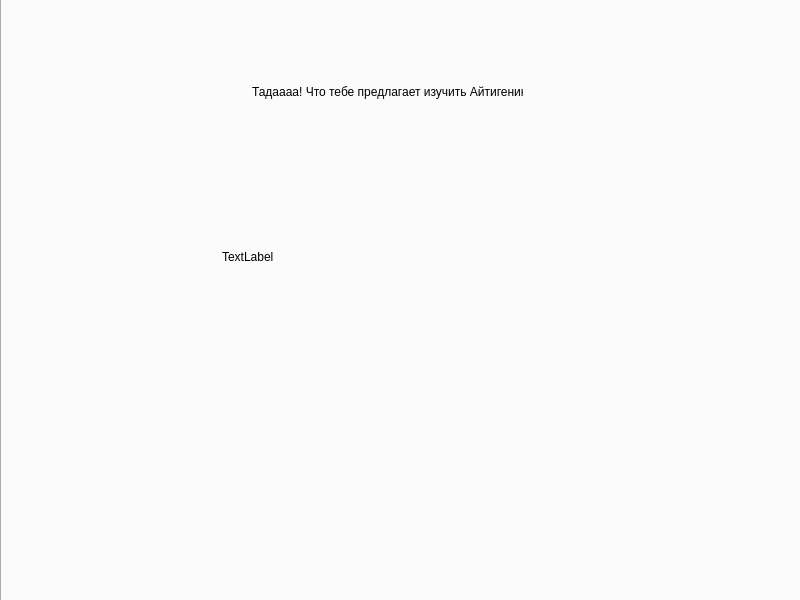
<?xml version="1.0" encoding="UTF-8"?>
<ui version="4.0">
 <class>Widget</class>
 <widget class="QWidget" name="Widget">
  <property name="geometry">
   <rect>
    <x>0</x>
    <y>0</y>
    <width>800</width>
    <height>600</height>
   </rect>
  </property>
  <property name="windowTitle">
   <string>Widget</string>
  </property>
  <widget class="QTabWidget" name="tabWidget">
   <property name="geometry">
    <rect>
     <x>0</x>
     <y>-30</y>
     <width>811</width>
     <height>661</height>
    </rect>
   </property>
   <property name="currentIndex">
    <number>4</number>
   </property>
   <widget class="QWidget" name="tab">
    <attribute name="title">
     <string>Tab 1</string>
    </attribute>
    <widget class="QLabel" name="label">
     <property name="geometry">
      <rect>
       <x>220</x>
       <y>80</y>
       <width>451</width>
       <height>271</height>
      </rect>
     </property>
     <property name="text">
      <string>Привет! меня зовут Айтигеник. Я помогу тебе выбрать направления в нашей школе. </string>
     </property>
    </widget>
    <widget class="QPushButton" name="pushButton">
     <property name="geometry">
      <rect>
       <x>370</x>
       <y>370</y>
       <width>151</width>
       <height>41</height>
      </rect>
     </property>
     <property name="text">
      <string>подбор направления </string>
     </property>
    </widget>
   </widget>
   <widget class="QWidget" name="tab_2">
    <attribute name="title">
     <string>Tab 2</string>
    </attribute>
    <widget class="QRadioButton" name="radioButton">
     <property name="geometry">
      <rect>
       <x>190</x>
       <y>170</y>
       <width>339</width>
       <height>19</height>
      </rect>
     </property>
     <property name="text">
      <string>Заниматься творчеством (рисовать, лепить, фантазировать)</string>
     </property>
    </widget>
    <widget class="QLabel" name="label_2">
     <property name="geometry">
      <rect>
       <x>190</x>
       <y>20</y>
       <width>441</width>
       <height>141</height>
      </rect>
     </property>
     <property name="text">
      <string>Подскажи, пожалуйста что тебе нравится больше?</string>
     </property>
    </widget>
    <widget class="QRadioButton" name="radioButton_2">
     <property name="geometry">
      <rect>
       <x>190</x>
       <y>210</y>
       <width>414</width>
       <height>19</height>
      </rect>
     </property>
     <property name="text">
      <string>Мечтаю программировать, изучать алгоритмы, запускать ракеты в космос!</string>
     </property>
    </widget>
    <widget class="QRadioButton" name="radioButton_3">
     <property name="geometry">
      <rect>
       <x>190</x>
       <y>250</y>
       <width>239</width>
       <height>19</height>
      </rect>
     </property>
     <property name="text">
      <string>Люблю творчество, и программирование!</string>
     </property>
    </widget>
    <widget class="QPushButton" name="pushButton_2">
     <property name="geometry">
      <rect>
       <x>320</x>
       <y>300</y>
       <width>111</width>
       <height>21</height>
      </rect>
     </property>
     <property name="text">
      <string>Далее </string>
     </property>
    </widget>
   </widget>
   <widget class="QWidget" name="tab_3">
    <attribute name="title">
     <string>Tab 3</string>
    </attribute>
    <widget class="QLabel" name="label_3">
     <property name="geometry">
      <rect>
       <x>260</x>
       <y>50</y>
       <width>281</width>
       <height>111</height>
      </rect>
     </property>
     <property name="text">
      <string>Итак, творческая личность. Теперь по конкретнее:</string>
     </property>
    </widget>
    <widget class="QRadioButton" name="radioButton_4">
     <property name="geometry">
      <rect>
       <x>230</x>
       <y>200</y>
       <width>218</width>
       <height>19</height>
      </rect>
     </property>
     <property name="text">
      <string>Xочу рисовать, редактировать фото.</string>
     </property>
    </widget>
    <widget class="QRadioButton" name="radioButton_5">
     <property name="geometry">
      <rect>
       <x>230</x>
       <y>230</y>
       <width>558</width>
       <height>19</height>
      </rect>
     </property>
     <property name="text">
      <string>Хочу моделировать здания, предметы интерьера, конструировать фигурки и печатать из на принтере </string>
     </property>
    </widget>
    <widget class="QRadioButton" name="radioButton_6">
     <property name="geometry">
      <rect>
       <x>230</x>
       <y>270</y>
       <width>145</width>
       <height>19</height>
      </rect>
     </property>
     <property name="text">
      <string>Хочу создавать музыку</string>
     </property>
    </widget>
    <widget class="QPushButton" name="pushButton_3">
     <property name="geometry">
      <rect>
       <x>350</x>
       <y>340</y>
       <width>80</width>
       <height>21</height>
      </rect>
     </property>
     <property name="text">
      <string>PushButton</string>
     </property>
    </widget>
   </widget>
   <widget class="QWidget" name="tab_4">
    <attribute name="title">
     <string>Tab 4</string>
    </attribute>
    <widget class="QLabel" name="label_4">
     <property name="geometry">
      <rect>
       <x>230</x>
       <y>30</y>
       <width>371</width>
       <height>111</height>
      </rect>
     </property>
     <property name="text">
      <string>У тебя серьёзные намерения, мой друг! Теперь поконкретнее:</string>
     </property>
    </widget>
    <widget class="QRadioButton" name="radioButton_7">
     <property name="geometry">
      <rect>
       <x>280</x>
       <y>190</y>
       <width>218</width>
       <height>19</height>
      </rect>
     </property>
     <property name="text">
      <string>Хочу делать сайты, веб-приложения.</string>
     </property>
    </widget>
    <widget class="QRadioButton" name="radioButton_8">
     <property name="geometry">
      <rect>
       <x>280</x>
       <y>230</y>
       <width>417</width>
       <height>19</height>
      </rect>
     </property>
     <property name="text">
      <string>Хочу заниматься обработкой данных, алгоритмами и писать серьезный код</string>
     </property>
    </widget>
    <widget class="QRadioButton" name="radioButton_9">
     <property name="geometry">
      <rect>
       <x>280</x>
       <y>280</y>
       <width>260</width>
       <height>19</height>
      </rect>
     </property>
     <property name="text">
      <string>Хочу создавать приложения для смартфонов!</string>
     </property>
    </widget>
    <widget class="QRadioButton" name="radioButton_10">
     <property name="geometry">
      <rect>
       <x>280</x>
       <y>360</y>
       <width>278</width>
       <height>19</height>
      </rect>
     </property>
     <property name="text">
      <string>Я пока не програмировал(-а) и не знаю чего хочу</string>
     </property>
    </widget>
    <widget class="QRadioButton" name="radioButton_11">
     <property name="geometry">
      <rect>
       <x>280</x>
       <y>320</y>
       <width>137</width>
       <height>19</height>
      </rect>
     </property>
     <property name="text">
      <string>Хочу создавать игры!</string>
     </property>
    </widget>
    <widget class="QPushButton" name="pushButton_4">
     <property name="geometry">
      <rect>
       <x>320</x>
       <y>440</y>
       <width>101</width>
       <height>31</height>
      </rect>
     </property>
     <property name="text">
      <string>Далее</string>
     </property>
    </widget>
   </widget>
   <widget class="QWidget" name="tab_5">
    <attribute name="title">
     <string>Tab 5</string>
    </attribute>
    <widget class="QLabel" name="label_5">
     <property name="geometry">
      <rect>
       <x>250</x>
       <y>30</y>
       <width>271</width>
       <height>131</height>
      </rect>
     </property>
     <property name="text">
      <string>Тадаааа! Что тебе предлагает изучить Айтигеник: </string>
     </property>
    </widget>
    <widget class="QLabel" name="label_6">
     <property name="geometry">
      <rect>
       <x>220</x>
       <y>240</y>
       <width>251</width>
       <height>41</height>
      </rect>
     </property>
     <property name="text">
      <string>TextLabel</string>
     </property>
    </widget>
   </widget>
  </widget>
 </widget>
 <resources/>
 <connections/>
</ui>
